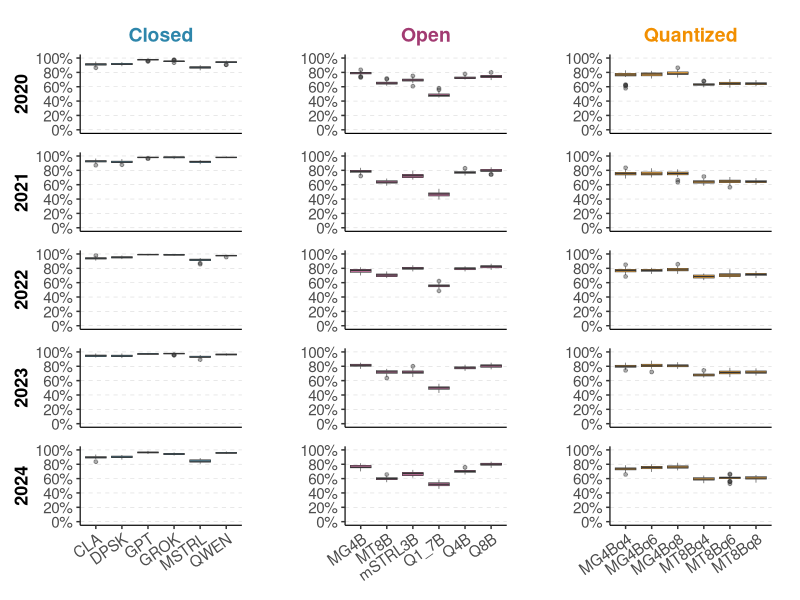
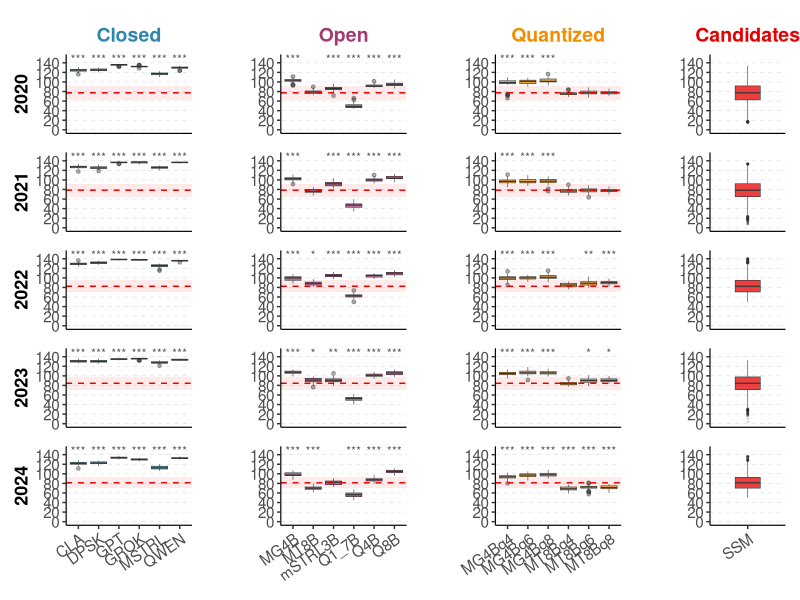

Reproduce these figures in R, in order.
# =============================================================================
# Boxplot LLM Performance on SSN Exams — by Year (2020-2024)
# CORREZIONE: asterischi basati su p-value Holm-adjusted (per anno, 18 test)
# =============================================================================

library(ggplot2)
library(dplyr)
library(ggtext)
library(patchwork)
library(scales)
library(readxl)

# --- Load data ---------------------------------------------------------------
setwd("C:\\Users\\edoar\\Desktop\\LLM and SSM test\\Risultati\\Analysis R")

df <- read.csv("db_LLM_SSN_accuracy_long_v2.csv", sep = ";", stringsAsFactors = FALSE)

# --- Add score column --------------------------------------------------------
df$score <- df$correct - (140 - df$correct) * 0.25

# --- Load real candidates scores ---------------------------------------------
real_stats_raw <- data.frame(
  year   = c(2020,  2021,  2022,  2023,  2024),
  n      = c(20129, 19442, 14540, 14036, 13060),
  mean   = c(76.69, 78.46, 82.57, 83.10, 81.29),
  sd     = c(20.09, 19.37, 16.34, 19.60, 15.56),
  min    = c(16,    -2,    50,    0,     50),
  q1     = c(62.25, 65.25, 70.25, 70.50, 69.75),
  median = c(77.25, 78.50, 82.50, 84.50, 81.25),
  q3     = c(91.50, 92.50, 94.25, 97.25, 92.50),
  max    = c(133.25,133.25,140,  132.50,136)
)

set.seed(42)
df_real <- do.call(rbind, lapply(seq_len(nrow(real_stats_raw)), function(i) {
  r <- real_stats_raw[i, ]
  raw <- rnorm(r$n * 5, mean = r$mean, sd = r$sd)
  raw <- raw[raw >= r$min & raw <= r$max]
  samp <- raw[seq_len(r$n)]
  med_samp <- median(samp, na.rm = TRUE)
  iqr_samp <- IQR(samp, na.rm = TRUE)
  iqr_obs  <- r$q3 - r$q1
  if (iqr_samp > 0 && iqr_obs > 0) {
    samp <- (samp - med_samp) * (iqr_obs / iqr_samp) + r$median
  }
  samp <- pmax(pmin(samp, r$max), r$min)
  data.frame(year = r$year, score = samp)
}))
df_real$year <- as.integer(df_real$year)

# --- Compute median and IQR per year for reference line and shading ----------
real_stats <- df_real %>%
  group_by(year) %>%
  summarise(median_score = median(score, na.rm = TRUE),
            q1_score     = quantile(score, 0.25, na.rm = TRUE),
            q3_score     = quantile(score, 0.75, na.rm = TRUE))

# --- Model order and category ------------------------------------------------
model_levels <- c("CLA", "DPSK", "GPT", "GROK", "MSTRL", "QWEN",
                  "MG4B", "MT8B", "mSTRL3B", "Q1_7B", "Q4B", "Q8B",
                  "MG4Bq4", "MG4Bq6", "MG4Bq8", "MT8Bq4", "MT8Bq6", "MT8Bq8")

cat_map <- c(
  CLA = "Closed", DPSK = "Closed", GPT = "Closed",
  GROK = "Closed", MSTRL = "Closed", QWEN = "Closed",
  MG4B = "Open", MT8B = "Open", mSTRL3B = "Open",
  Q1_7B = "Open", Q4B = "Open", Q8B = "Open",
  MG4Bq4 = "Quantized", MG4Bq6 = "Quantized", MG4Bq8 = "Quantized",
  MT8Bq4 = "Quantized", MT8Bq6 = "Quantized", MT8Bq8 = "Quantized"
)

df$model    <- factor(df$model, levels = model_levels)
df$category <- factor(cat_map[as.character(df$model)],
                      levels = c("Closed", "Open", "Quantized"))

# --- Colors ------------------------------------------------------------------
cat_colors <- c(Closed = "#2E86AB", Open = "#A23B72", Quantized = "#F18F01")

# --- Base theme --------------------------------------------------------------
theme_base <- theme_bw() +
  theme(
    panel.border       = element_blank(),
    axis.line.x        = element_line(color = "black", linewidth = 0.4),
    axis.line.y        = element_line(color = "black", linewidth = 0.4),
    panel.grid.major.x = element_blank(),
    panel.grid.minor   = element_blank(),
    panel.grid.major.y = element_line(color = "grey85", linetype = "dashed", linewidth = 0.2),
    axis.text.x        = element_text(angle = 35, hjust = 1, size = 11),
    axis.text.y        = element_text(size = 11),
    axis.title         = element_text(size = 13, face = "bold"),
    plot.title         = element_markdown(size = 14, hjust = 0.5)
  )

# =============================================================================
# Pre-compute Holm-adjusted p-values for score comparisons (per anno, 18 test)
# Restituisce un named list: holm_pvals[[yr]][[model]] = p_adj
# =============================================================================
compute_holm_pvals <- function(df, df_real, years, model_levels) {
  holm_pvals <- list()
  for (yr in years) {
    real_sc <- df_real$score[df_real$year == yr]
    raw_p   <- setNames(numeric(length(model_levels)), model_levels)
    for (mdl in model_levels) {
      llm_sc      <- df$score[df$model == mdl & df$year == yr]
      if (length(llm_sc) == 0) { raw_p[mdl] <- NA; next }
      raw_p[mdl]  <- wilcox.test(llm_sc, real_sc, exact = FALSE)$p.value
    }
    adj_p <- p.adjust(raw_p, method = "holm")
    holm_pvals[[as.character(yr)]] <- as.list(adj_p)
  }
  return(holm_pvals)
}

# =============================================================================
# Helper: build one LLM panel — asterischi da p-value Holm-adjusted
# =============================================================================
make_panel <- function(df_sub, y_col, cat_name, year_val,
                       col_pos = "middle", row_pos = "middle",
                       hline_val = NULL, iqr_low = NULL, iqr_high = NULL,
                       holm_pvals_yr = NULL, star_y = NULL) {
  
  if (row_pos == "top") {
    panel_title <- paste0("<span style='color:", cat_colors[cat_name], ";'>**",
                          cat_name, "**</span>")
  } else {
    panel_title <- NULL
  }
  
  p <- ggplot(df_sub, aes(x = model, y = .data[[y_col]]))
  
  if (!is.null(iqr_low) && !is.null(iqr_high)) {
    p <- p +
      annotate("rect", xmin = -Inf, xmax = Inf,
               ymin = iqr_low, ymax = iqr_high,
               fill = "#E60000", alpha = 0.08)
  }
  
  p <- p +
    geom_boxplot(fill = cat_colors[cat_name], alpha = 0.75,
                 outlier.size = 1, outlier.alpha = 0.4,
                 color = "#333333", width = 0.8, linewidth = 0.2) +
    labs(title = panel_title, x = NULL,
         y = if (col_pos == "left") as.character(year_val) else NULL) +
    theme_base
  
  if (!is.null(hline_val)) {
    p <- p + geom_hline(yintercept = hline_val, color = "#E60000",
                        linetype = "dashed", linewidth = 0.5)
  }
  
  # Asterischi basati su p-value Holm-adjusted pre-calcolati
  if (!is.null(holm_pvals_yr) && !is.null(star_y)) {
    models_here <- levels(droplevels(df_sub$model))
    for (m_idx in seq_along(models_here)) {
      m_name <- models_here[m_idx]
      p_adj  <- holm_pvals_yr[[m_name]]
      if (is.null(p_adj) || is.na(p_adj)) next
      if (p_adj < 0.05) {
        star_label <- ifelse(p_adj < 0.001, "***",
                             ifelse(p_adj < 0.01,  "**", "*"))
        p <- p + annotate("text", x = m_idx, y = star_y,
                          label = star_label, size = 3, color = "grey30")
      }
    }
  }
  
  if (row_pos != "bottom") {
    p <- p + theme(axis.text.x = element_blank(),
                   axis.ticks.x = element_blank())
  }
  
  mt <- ifelse(row_pos == "top", 0, 0)
  mb <- ifelse(row_pos == "bottom", 0, 0)
  ml <- ifelse(col_pos == "left", 5, 15)
  mr <- 15
  p <- p + theme(plot.margin = margin(mt, mr, mb, ml, unit = "pt"))
  
  return(p)
}

# =============================================================================
# Helper: build one real candidates panel
# =============================================================================
make_real_panel <- function(df_real_sub, year_val, row_pos = "middle") {
  
  if (row_pos == "top") {
    panel_title <- "<span style='color:#E60000;'>**Candidates**</span>"
  } else {
    panel_title <- NULL
  }
  
  p <- ggplot(df_real_sub, aes(x = "SSM", y = score)) +
    geom_boxplot(fill = "#E60000", alpha = 0.75,
                 outlier.size = 0.3, outlier.alpha = 0.15,
                 color = "#333333", width = 0.4, linewidth = 0.2) +
    labs(title = panel_title, x = NULL, y = NULL) +
    theme_base
  
  if (row_pos != "bottom") {
    p <- p + theme(axis.text.x = element_blank(),
                   axis.ticks.x = element_blank())
  }
  
  p <- p + theme(plot.margin = margin(0, 5, 0, 15, unit = "pt"))
  
  return(p)
}

# =============================================================================
# Build grids
# =============================================================================
years <- c(2020, 2021, 2022, 2023, 2024)
categories <- c("Closed", "Open", "Quantized")
col_positions <- c("left", "middle", "right")

# --- Accuracy grid (invariata — nessun asterisco) ----------------------------
build_accuracy_grid <- function() {
  
  scale_acc <- scale_y_continuous(limits = c(0, 1), breaks = seq(0, 1, 0.2),
                                  labels = percent_format(accuracy = 1))
  panels <- list()
  
  for (i in seq_along(years)) {
    yr <- years[i]
    row_pos <- ifelse(i == 1, "top", ifelse(i == length(years), "bottom", "middle"))
    
    for (j in seq_along(categories)) {
      cat_name <- categories[j]
      col_pos  <- col_positions[j]
      df_sub   <- df %>% filter(category == cat_name, year == yr)
      
      p <- make_panel(df_sub, "accuracy", cat_name, yr, col_pos, row_pos) + scale_acc
      
      if (j < length(categories)) {
        panels <- c(panels, list(p), list(plot_spacer()))
      } else {
        panels <- c(panels, list(p))
      }
    }
  }
  
  p_grid <- wrap_plots(panels, ncol = 5, byrow = TRUE,
                       widths = c(1, 0.01, 1, 0.01, 1)) +
    plot_annotation(
      title = element_blank(),
      theme = theme(
        plot.title    = element_text(size = 16, face = "bold", hjust = 0.5),
        panel.spacing = unit(2, "pt")
      )
    )
  
  ggsave("boxplot_accuracy_by_year.png", plot = p_grid,
         width = 9, height = 10.5, units = "in", dpi = 600, bg = "white")
  cat("Saved: boxplot_accuracy_by_year.png\n")
}

# --- Score grid (con asterischi Holm-corretti) --------------------------------
build_score_grid <- function() {
  
  # Pre-calcola tutti i p-value Holm-adjusted UNA VOLTA sola
  holm_pvals <- compute_holm_pvals(df, df_real, years, model_levels)
  
  scale_sc <- scale_y_continuous(limits = c(0, 150), breaks = seq(0, 140, 20))
  panels <- list()
  
  for (i in seq_along(years)) {
    yr <- years[i]
    row_pos  <- ifelse(i == 1, "top", ifelse(i == length(years), "bottom", "middle"))
    yr_stats <- real_stats %>% filter(year == yr)
    yr_holm  <- holm_pvals[[as.character(yr)]]
    
    for (j in seq_along(categories)) {
      cat_name <- categories[j]
      col_pos  <- col_positions[j]
      df_sub   <- df %>% filter(category == cat_name, year == yr)
      
      p <- make_panel(df_sub, "score", cat_name, yr, col_pos, row_pos,
                      hline_val     = yr_stats$median_score,
                      iqr_low       = yr_stats$q1_score,
                      iqr_high      = yr_stats$q3_score,
                      holm_pvals_yr = yr_holm,
                      star_y        = 148) + scale_sc
      
      panels <- c(panels, list(p), list(plot_spacer()))
    }
    
    df_real_sub <- df_real %>% filter(year == yr)
    p_real <- make_real_panel(df_real_sub, yr, row_pos) + scale_sc
    panels <- c(panels, list(p_real))
  }
  
  p_grid <- wrap_plots(panels, ncol = 7, byrow = TRUE,
                       widths = c(1, 0.01, 1, 0.01, 1, 0.01, 0.6)) +
    plot_annotation(
      title = element_blank(),
      theme = theme(
        plot.title    = element_text(size = 16, face = "bold", hjust = 0.5),
        panel.spacing = unit(2, "pt")
      )
    )
  
  ggsave("boxplot_score_by_year.png", plot = p_grid,
         width = 9, height = 10, units = "in", dpi = 600, bg = "white")
  cat("Saved: boxplot_score_by_year.png\n")
}

# =============================================================================
# Generate both plots
# =============================================================================
build_accuracy_grid()
build_score_grid()

cat("Done!\n")
